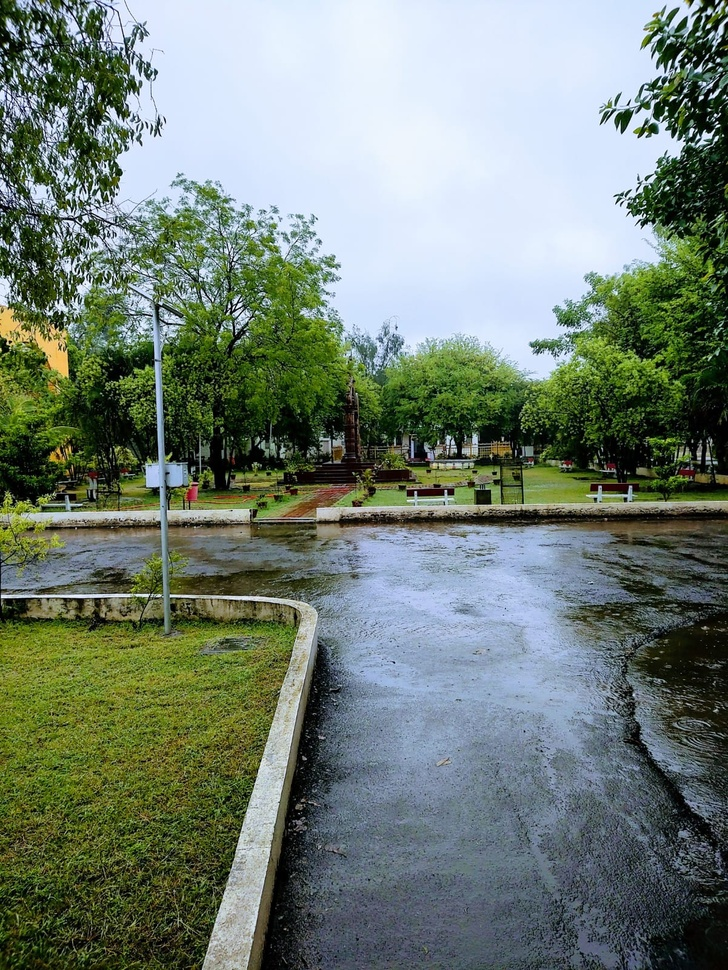
#> input picture Assignment 1/1.jpg, 728 x 970 px, shrunk from 1201 x 1600 before the run
$ python Assignmet_11.py
#> lines starting #> are read from the running program, lines starting #| are printed output that depends on the picture
import numpy as np
import matplotlib.pyplot as plt
from PIL import Image


img = Image.open("1.jpg")
#> img is the input picture: PIL image 728x970 RGB; mean R, G, B 114.3, 127.7, 117.3
M = np.asarray(img)

red_channel = M[:, :, 0]
green_channel = M[:, :, 1]
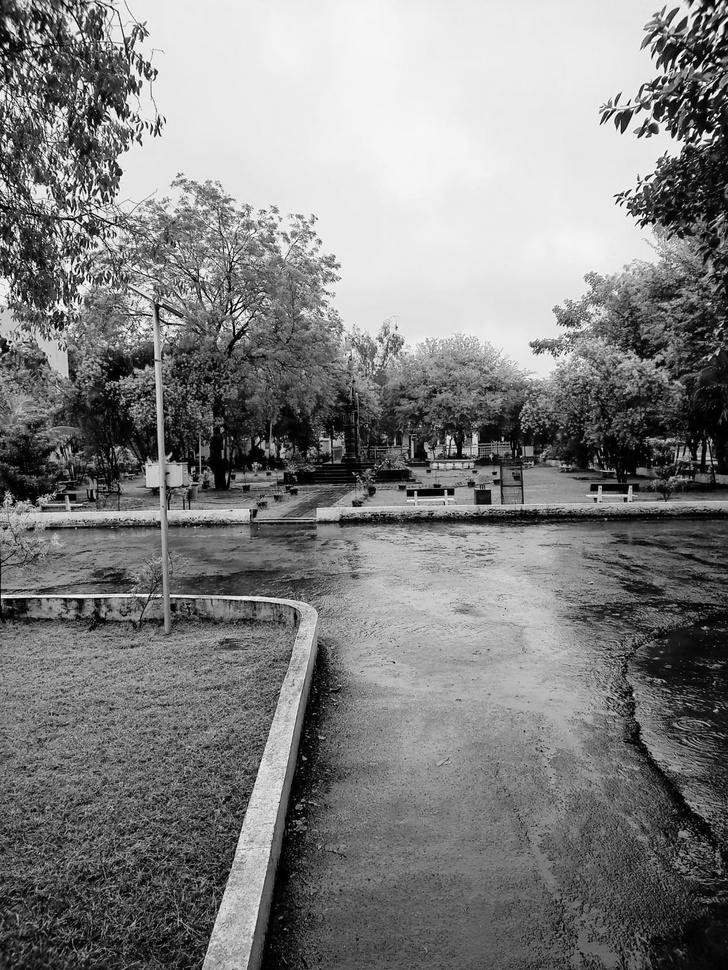
#> green_channel: shape (970, 728); min 0, max 255, mean 127.7
blue_channel = M[:, :, 2]
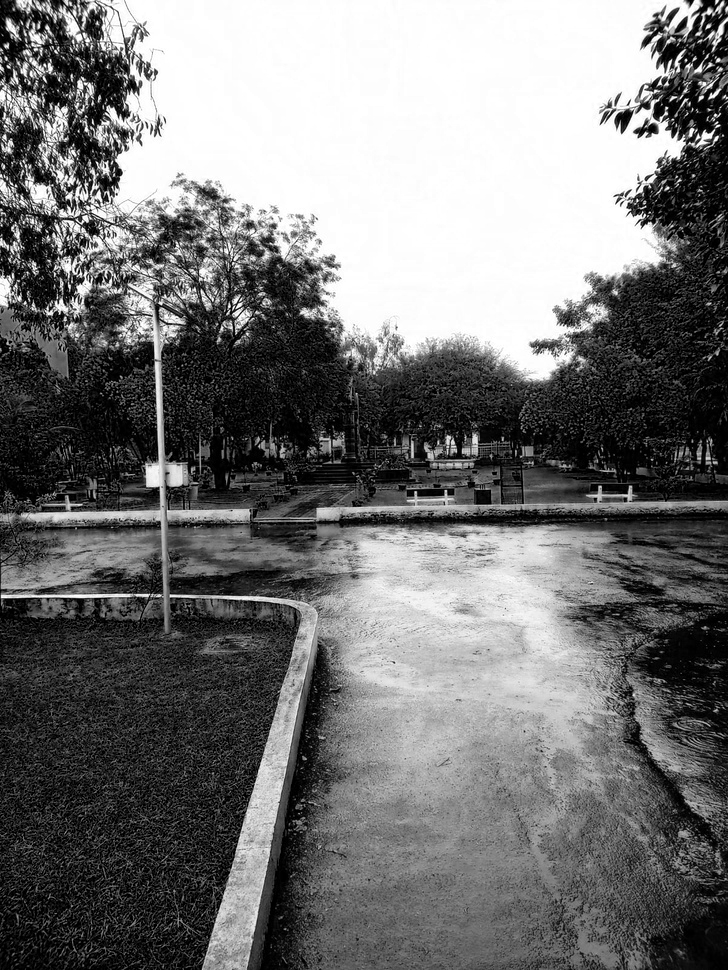
#> blue_channel: shape (970, 728); min 0, max 255, mean 117.3

red_enhanced = np.clip(red_channel * 1.5, 0, 255)
green_enhanced = np.clip(green_channel * 1.5, 0, 255)
blue_enhanced = np.clip(blue_channel * 1.5, 0, 255)
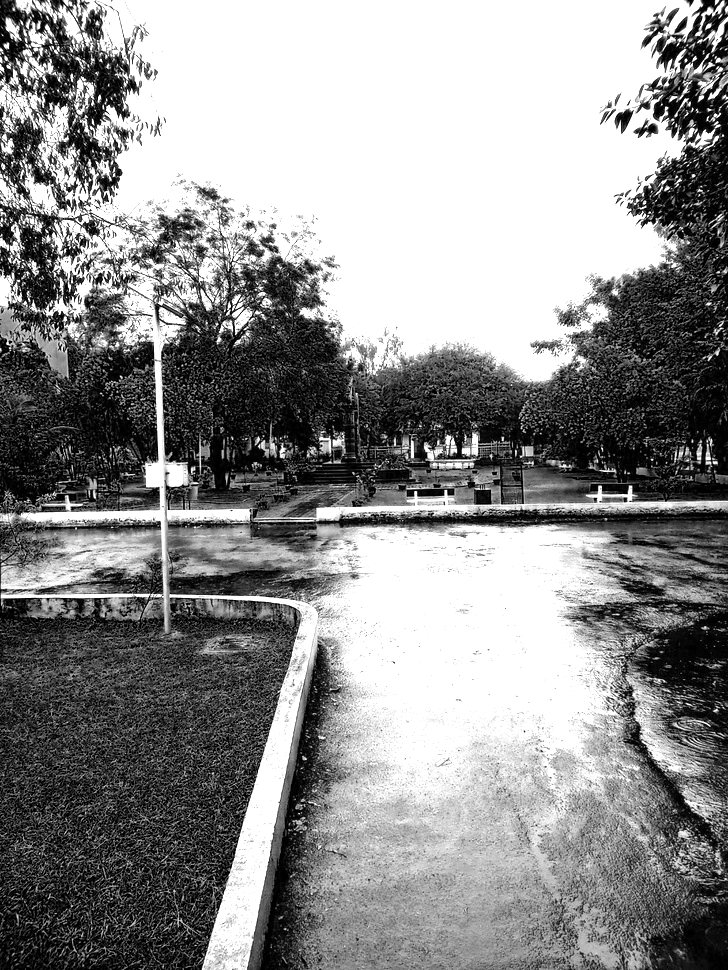
#> blue_enhanced: shape (970, 728) float64; min 0, max 255, mean 143.9

enhanced_image = np.stack((red_enhanced, green_channel, blue_channel), axis=-1).astype(np.uint8)
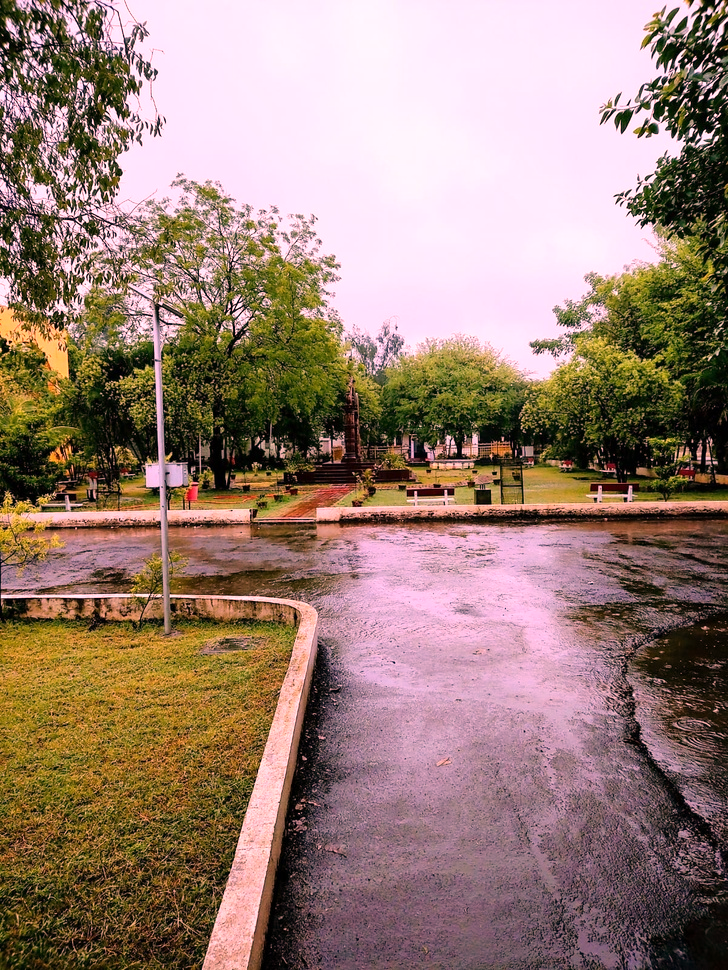
#> enhanced_image: shape (970, 728, 3); mean R, G, B 153.5, 127.7, 117.3
enhanced_image = Image.fromarray(enhanced_image)

enhanced_image1 = np.stack((red_channel, green_enhanced, blue_channel), axis=-1).astype(np.uint8)
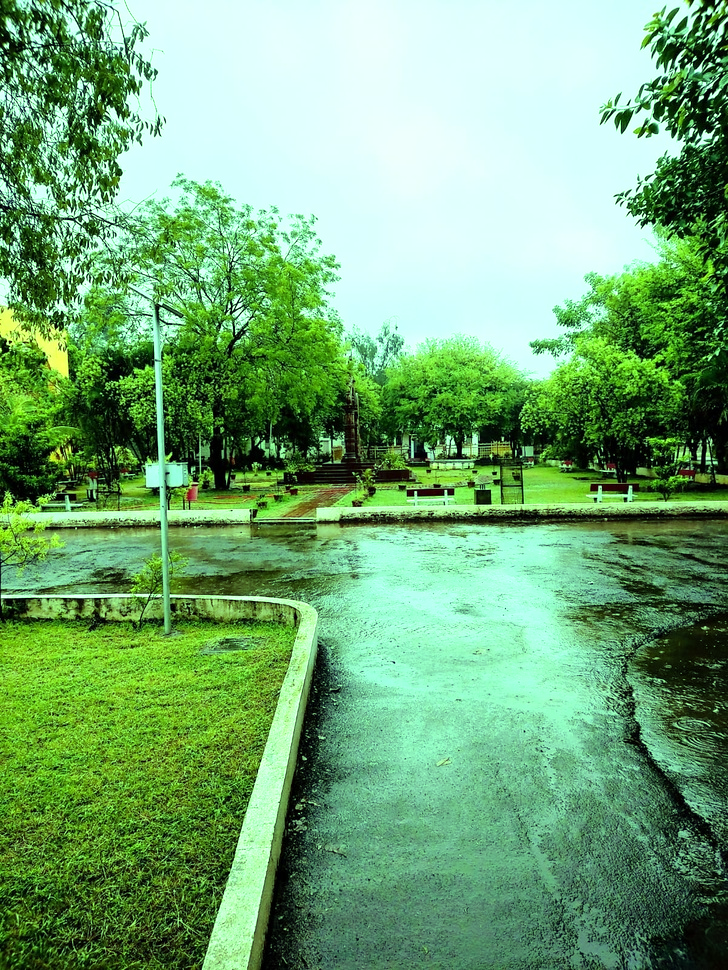
#> enhanced_image1: shape (970, 728, 3); mean R, G, B 114.3, 167.9, 117.3
enhanced_image1 = Image.fromarray(enhanced_image1)

enhanced_image2 = np.stack((red_channel, green_channel, blue_enhanced), axis=-1).astype(np.uint8)
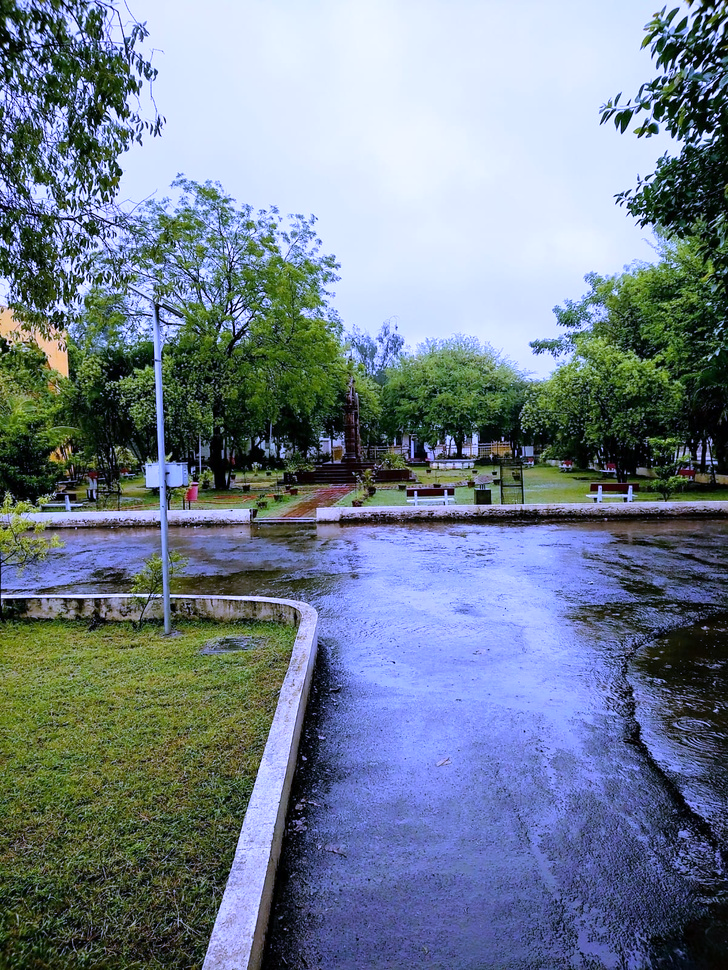
#> enhanced_image2: shape (970, 728, 3); mean R, G, B 114.3, 127.7, 143.8
enhanced_image2 = Image.fromarray(enhanced_image2)

plt.figure(figsize=(12, 6))

plt.subplot(1, 4, 1)
plt.imshow(img)
plt.title("Original Image")

plt.subplot(1, 4, 2)
plt.imshow(enhanced_image)
plt.title("Enhanced Image (Red Channel)")

plt.subplot(1, 4, 3)
plt.imshow(enhanced_image1)
plt.title("Enhanced Image (Green Channel)")

plt.subplot(1, 4, 4)
plt.imshow(enhanced_image2)
plt.title("Enhanced Image (Blue Channel)")

plt.show()
